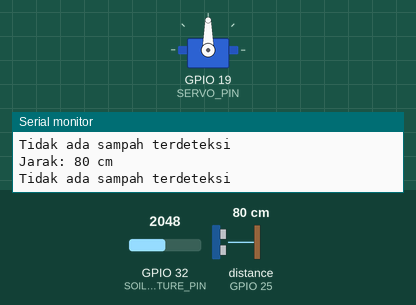
A sketch run on a simulated ESP32. Parts: servo, the last lines printed to the serial monitor. Wiring (inferred from the names in the program): ultrasonic range finder: trigger GPIO 26; echo GPIO 25. The test bench sets the inputs (shaded band); at power-on: distance to the obstacle (sensor on GPIO 25) 80 cm, GPIO 32 (SOIL_MOISTURE_PIN) = 2048. The echo pulse lasts 58.3 µs per cm.

Above: at 2.2 s.
2.3 s: distance to the obstacle (sensor on GPIO 25) set to 11 cm
4.2 s: distance to the obstacle (sensor on GPIO 25) set to 8 cm
At 5.3 s:
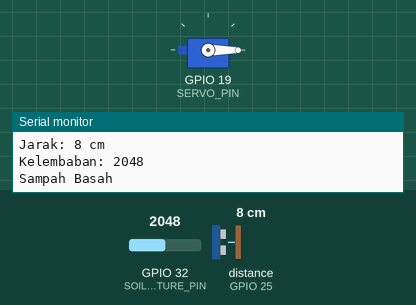
6.5 s: distance to the obstacle (sensor on GPIO 25) set to 18 cm
At 8.1 s:
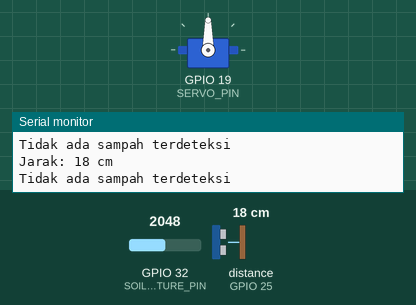
8.5 s: distance to the obstacle (sensor on GPIO 25) set to 2 cm
At 9.7 s:
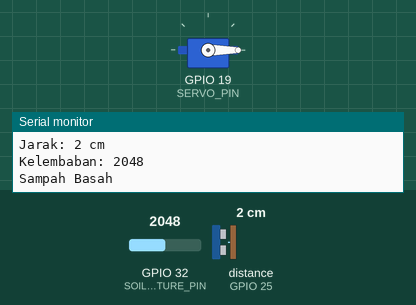
10.5 s: GPIO 32 (SOIL_MOISTURE_PIN) set to 3432
12.2 s: GPIO 32 (SOIL_MOISTURE_PIN) set to 3534
At 14.1 s:
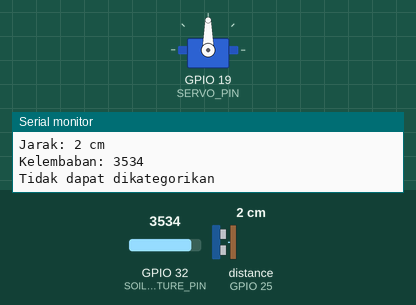
Timing chart, 0 to 15.6 s (numbered marks = the images above; inputs shaded):
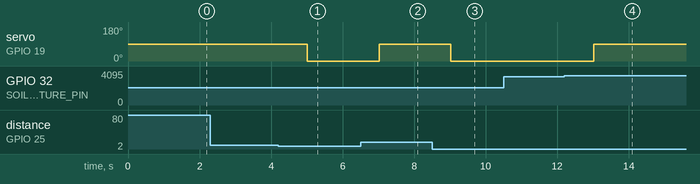

The sketch:

Mappi32_Automatic_Waste_Separator.ino
```cpp
// Library yang dibutuhkan
#include <ESP32_Servo.h>  // Library untuk mengontrol servo pada ESP32

// Pin untuk sensor ultrasonik
#define TRIG_PIN 26   // Pin Trigger diubah ke GPIO 26
#define ECHO_PIN 25   // Pin Echo diubah ke GPIO 25

// Pin untuk sensor soil moisture
#define SOIL_MOISTURE_PIN 32

// Pin untuk servo motor
#define SERVO_PIN 19

// Inisialisasi objek servo
Servo myServo;

// Variabel untuk menghitung jarak
long duration;
int distance;

// Ambang batas kelembaban untuk mendeteksi sampah basah atau kering
const int WET_THRESHOLD = 3500;   // Batas maksimum sampah basah
const int DRY_THRESHOLD = 4000;   // Batas minimum sampah kering

void setup() {
  Serial.begin(115200);  // Inisialisasi serial monitor

  pinMode(TRIG_PIN, OUTPUT);
  pinMode(ECHO_PIN, INPUT);

  pinMode(SOIL_MOISTURE_PIN, INPUT);

  myServo.attach(SERVO_PIN);
  myServo.write(90);  // Posisi awal (netral, menunggu deteksi sampah)

  delay(1000);
}

void loop() {
  // Menghitung jarak menggunakan sensor ultrasonik
  digitalWrite(TRIG_PIN, LOW);
  delayMicroseconds(2);
  digitalWrite(TRIG_PIN, HIGH);
  delayMicroseconds(10);
  digitalWrite(TRIG_PIN, LOW);

  duration = pulseIn(ECHO_PIN, HIGH);
  distance = duration * 0.0344 / 2; // Menghitung jarak dalam cm

  Serial.print("Jarak: ");
  Serial.print(distance);
  Serial.println(" cm");

  if (distance < 10) {  // Jika ada sampah yang terdeteksi dalam jarak 10 cm
    int soilMoistureValue = analogRead(SOIL_MOISTURE_PIN);  // Membaca kelembaban

    Serial.print("Kelembaban: ");
    Serial.println(soilMoistureValue);

    if (soilMoistureValue <= WET_THRESHOLD) {
      Serial.println("Sampah Basah");
      myServo.write(0); // Servo ke 0° untuk sampah basah
    }
    else if (soilMoistureValue >= DRY_THRESHOLD) {
      Serial.println("Sampah Kering");
      myServo.write(180); // Servo ke 180° untuk sampah kering
    }
    else {
      Serial.println("Tidak dapat dikategorikan");
      myServo.write(90); // Servo ke 90° untuk posisi netral
    }
  } else {
    Serial.println("Tidak ada sampah terdeteksi");
    myServo.write(90); // Tidak ada sampah, servo di posisi netral
  }

  delay(1000);
}
```

Measured:
- the behaviour switches between 10 and 9 cm on distance to the obstacle (sensor on GPIO 25) (found by bisection; images 0 and 1)
- the behaviour switches between 3500 and 3501 on GPIO 32 (SOIL_MOISTURE_PIN) (found by bisection; images 3 and 4)
- after the input at 4.2 s, servo on GPIO 19 (SERVO_PIN): 90° → 0° after 0.81 s
- after the input at 6.5 s, servo on GPIO 19 (SERVO_PIN): 0° → 90° after 0.52 s
- after the input at 8.5 s, servo on GPIO 19 (SERVO_PIN): 90° → 0° after 0.52 s
- after the input at 12.2 s, servo on GPIO 19 (SERVO_PIN): 0° → 90° after 0.82 s
